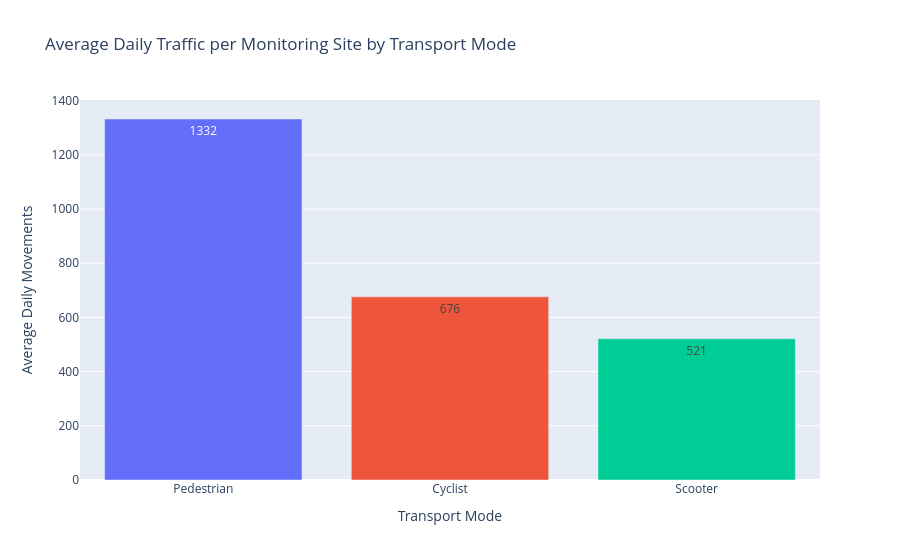

Here is the notebook cell this chart was saved with:
### Code cell
fig = px.bar(
    mode_counter_avg,
    x="Mode",
    y="Count",
    color="Mode",
    text="Count",
    title="Average Daily Traffic per Monitoring Site by Transport Mode"
)

fig.update_traces(texttemplate="%{text:.0f}")

fig.update_layout(
    yaxis_title="Average Daily Movements",
    xaxis_title="Transport Mode",
    showlegend=False
)

fig.show()

### Figure 1 — Plotly figure (JSON) as saved in the notebook; plotly's stock layout.template omitted (floating-point values rounded to 4 significant figures)
{"data": [{"hovertemplate": "Mode=%{x}<br>Count=%{text}<extra></extra>", "legendgroup": "Pedestrian", "marker": {"color": "#636efa", "pattern": {"shape": ""}}, "name": "Pedestrian", "orientation": "v", "showlegend": true, "text": [1332.0], "textposition": "auto", "texttemplate": "%{text:.0f}", "type": "bar", "x": ["Pedestrian"], "xaxis": "x", "y": [1332.0], "yaxis": "y"}, {"hovertemplate": "Mode=%{x}<br>Count=%{text}<extra></extra>", "legendgroup": "Cyclist", "marker": {"color": "#EF553B", "pattern": {"shape": ""}}, "name": "Cyclist", "orientation": "v", "showlegend": true, "text": [676.0], "textposition": "auto", "texttemplate": "%{text:.0f}", "type": "bar", "x": ["Cyclist"], "xaxis": "x", "y": [676.0], "yaxis": "y"}, {"hovertemplate": "Mode=%{x}<br>Count=%{text}<extra></extra>", "legendgroup": "Scooter", "marker": {"color": "#00cc96", "pattern": {"shape": ""}}, "name": "Scooter", "orientation": "v", "showlegend": true, "text": [521.4], "textposition": "auto", "texttemplate": "%{text:.0f}", "type": "bar", "x": ["Scooter"], "xaxis": "x", "y": [521.4], "yaxis": "y"}], "layout": {"barmode": "relative", "legend": {"title": {"text": "Mode"}, "tracegroupgap": 0}, "showlegend": false, "title": {"text": "Average Daily Traffic per Monitoring Site by Transport Mode"}, "xaxis": {"anchor": "y", "categoryarray": ["Pedestrian", "Cyclist", "Scooter"], "categoryorder": "array", "domain": [0, 1], "title": {"text": "Transport Mode"}}, "yaxis": {"anchor": "x", "domain": [0, 1], "title": {"text": "Average Daily Movements"}}}}
